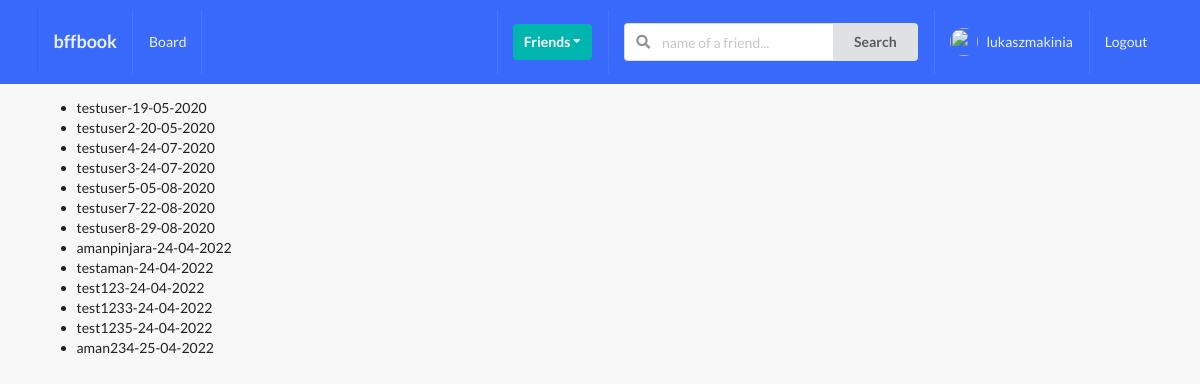
/profiles/to-invite/ (signed in), run on the app's committed database.
### profiles/models.py (models this page shows, shortened)
class Profile(models.Model):
    first_name = models.CharField(max_length=200, blank=True)
    last_name = models.CharField(max_length=200, blank=True)
    user = models.OneToOneField(User, on_delete=models.CASCADE)
    bio = models.TextField(default="no bio...", max_length=300)
    email = models.EmailField(max_length=200, blank=True)
    country = models.CharField(max_length=200, blank=True)
    avatar = models.ImageField(default='avatar.png', upload_to='avatars/')
    friends = models.ManyToManyField(User, blank=True, related_name='friends')
    slug = models.SlugField(unique=True, blank=True)
    updated = models.DateTimeField(auto_now=True)
    created = models.DateTimeField(auto_now_add=True)
    objects = ProfileManager()
    def __str__(self):
        return f"{self.user.username}-{self.created.strftime('%d-%m-%Y')}"
    __initial_first_name = None
    __initial_last_name = None
    def __init__(self, *args, **kwargs):
        super().__init__(*args, **kwargs)
        self.__initial_first_name = self.first_name
        self.__initial_last_name = self.last_name

### profiles/views.py (the view)
# urls.py: path('to-invite/', invite_profiles_list_view, name='invite-profiles-view'),
@login_required
def invite_profiles_list_view(request):
    user = request.user
    qs = Profile.objects.get_all_profiles_to_invite(user)
    context = {'qs': qs}
    return render(request, 'profiles/to_invite_list.html', context)

### profiles/context_processors.py (called while the page is built)
def profile_pic(request):
    if request.user.is_authenticated:
        profile_obj = Profile.objects.get(user=request.user)
        pic = profile_obj.avatar
        return {'picture':pic}
    return {}

def invatations_received_no(request):
    if request.user.is_authenticated:
        profile_obj = Profile.objects.get(user=request.user)
        qs_count = Relationship.objects.invatations_received(profile_obj).count()
        return {'invites_num':qs_count}
    return {}

### profiles/models.py (called while the page is built)
    def get_all_profiles_to_invite(self, sender):
        profiles = Profile.objects.all().exclude(user=sender)
        profile = Profile.objects.get(user=sender)
        qs = Relationship.objects.filter(Q(sender=profile) | Q(receiver=profile))
        print(qs)
        print("#########")
        accepted = set([])
        for rel in qs:
            if rel.status == 'accepted':
                accepted.add(rel.receiver)
                accepted.add(rel.sender)
        print(accepted)
        print("#########")
        available = [profile for profile in profiles if profile not in accepted]
        print(available)
        print("#########")
        return available

    def invatations_received(self, receiver):
        qs = Relationship.objects.filter(receiver=receiver, status='send')
        return qs

    def __str__(self):
        return f"{self.sender}-{self.receiver}-{self.status}"

### profiles/templates/profiles/to_invite_list.html (shortened to what this page needs)
{% extends 'base.html' %}
{% block content %}
    <ul>
        {% for item in qs %}
            <li>{{item}}</li>
        {% endfor %}
    </ul>
{% endblock content %}

### templates/base.html (shortened to what this page needs)
{% load static %}
<!doctype html>
<html lang="en">
  <head>
    <link rel="stylesheet" type="text/css" href={% static 'style.css' %}
    <link rel="stylesheet" type='text/css' href="https://cdnjs.cloudflare.com/ajax/libs/semantic-ui/2.2.14/semantic.min.css">
  </head>
  <body>
    {% include 'main/navbar.html' %}
    <div class="ui container">
      {% block content %}
      {% endblock content %}
    </div>
  </body>
</html>

### templates/main/navbar.html (shortened to what this page needs)
{% url 'home-view' as path_to_home %}
{% url 'posts:main-post-view' as path_to_posts %}
{% url 'profiles:my-profile-view' as path_to_my_profile %}
<div class="ui inverted menu nav mb-7">
  <div class="ui container">
    <a href="{{path_to_home}}" class="{% if request.path == path_to_home %}active{% endif %} item">
        <h3>bffbook</h3>
    </a>
    {% if request.user.is_authenticated %}
    <a href="{{path_to_posts}}" class="{% if request.path == path_to_posts %}active{% endif %} item">
        Board
    </a>
    {% endif %}
    <div class="right menu">
        {% if request.user.is_authenticated %}
        <div class="item">
            <div class="ui floating dropdown icon button teal"> Friends
                <i class="dropdown icon"></i>
             </div>
        </div>
             <div class="item">
              <form action="" method="GET">
                <div class="ui action left icon input">
                <input class="prompt" type="text" name='q' placeholder="name of a friend...">
                <button type='submit' class="ui button">Search</button>
                </div>
            </form>
            </div>
            <a href="{{path_to_my_profile}}" class="{% if request.path == path_to_my_profile %}active{% endif %} item">
                <img src={{picture.url}} class="ui avatar image">&nbsp;
                 {{ request.user }}
            </a>
            <a href="{% url 'account_logout' %}" class="ui item">
                Logout
            </a>
        {% else %}
        <a href="{% url 'account_login' %}" class="ui item">
                Login
            </a>
        {% endif %}
    </div>
  </div>
</div>

### static_project/style.css (style rules this page uses)
body { background: #F8F8F8 !important; }
.nav { border-radius: 0px !important; padding: 10px 0 10px 0 !important; background-color: #396afc !important; }
.mb-7 { margin-bottom: 7px !important; }

### data on the page
Profile: user+created "testuser-19-05-2020"
Profile: user+created "testuser2-20-05-2020"
Profile: user+created "testuser4-24-07-2020"
Profile: user+created "testuser3-24-07-2020"
Profile: user+created "testuser5-05-08-2020"
Profile: user+created "testuser7-22-08-2020"
Profile: user+created "testuser8-29-08-2020"
Profile: user+created "amanpinjara-24-04-2022"
Profile: user+created "testaman-24-04-2022"
Profile: user+created "test123-24-04-2022"
Profile: user+created "test1233-24-04-2022"
Profile: user+created "test1235-24-04-2022"
Profile: user+created "aman234-25-04-2022"

### other printed values
{{ request.user }} "lukaszmakinia"
